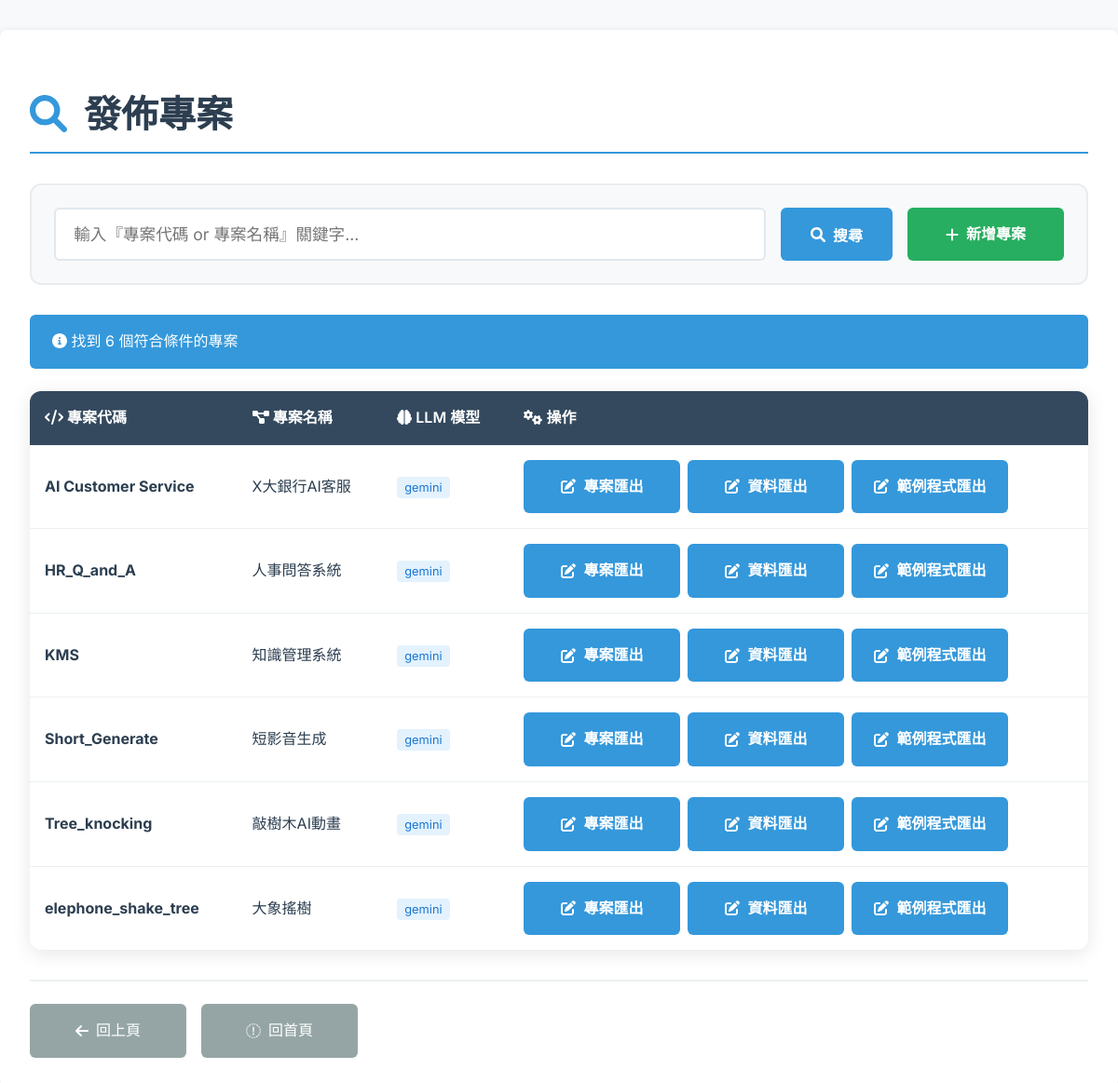
The app's page /project/publish/ (signed in) with its own data.
### projects/models.py (models this page shows, shortened)
class LLMProject(models.Model):
    project_code = models.CharField("專案代碼",max_length=20, unique=True, null=True, blank=True)
    name = models.CharField("專案名稱", max_length=100)
    description = models.TextField("說明",blank=True, null=True)
    llm_model = models.CharField(
        "LLM 模型",
        max_length=50,
        choices=[
            ("gemini", "Gemini"),
            ("gpt-5", "GPT‑5"),
            ("gpt-4o", "GPT‑4o"),
            ("local", "Llama"),
        ],
    )
    embedding_engine = models.CharField(
        "向量化引擎",
        max_length=50,
        choices=[
            ("text-embedding-3-large", "OpenAI text-embedding-3-large"),
            ("bge-large", "BGE Large"),
            ("cohere-v3", "Cohere embed-english-v3"),
        ],
        null=True,
        blank=True,
    )
    role_prompt = models.TextField("角色指令定義", blank=True)
    response_template = models.TextField("回應模板配置", blank=True)
    example_prompts = models.TextField("範例提示詞（每行一個）", blank=True)
    created_at = models.DateTimeField(auto_now_add=True)

### projects/views.py (the view)
# urls.py: path("publish/", views.project_publish, name="project_publish"),
@login_required
def project_publish(request):
    q = (request.GET.get("q") or "").strip()
    if q:
        results = (
            LLMProject.objects
            .filter(Q(project_code__icontains=q) | Q(name__icontains=q))
            .order_by("project_code", "name")
        )
    else:
        results = LLMProject.objects.all().order_by("project_code", "name")
    return render(
        request,
        "projects/project_publish.html",
        {"q": q, "results": results},
    )

### templates/projects/project_publish.html (shortened to what this page needs)
{% load static %}
<!DOCTYPE html>
<html lang="zh-Hant">
<head>
    <link rel="stylesheet" href="{% static 'css/projects.css' %}">
</head>
<body>
    <div class="container">
        <h1>
            <i class="fas fa-search" style="color: #3498db; margin-right: 0.5rem;"></i>
            發佈專案
        </h1>
        <form method="get" action="" class="search-form">
            <input type="text" name="q" value="{{ q }}" placeholder="輸入『專案代碼 or 專案名稱』關鍵字..." />
            <button type="submit" class="btn btn-primary">
                <i class="fas fa-search"></i>
                搜尋
            </button>
            <a class="btn btn-success" href="/project/new">
                <i class="fas fa-plus"></i>
                新增專案
            </a>
        </form>
        {% if results %}
            <div class="info">
                <i class="fas fa-info-circle"></i>
                找到 {{ results|length }} 個符合條件的專案
            </div>
            <table>
                <thead>
                    <tr>
                        <th><i class="fas fa-code"></i> 專案代碼</th>
                        <th><i class="fas fa-project-diagram"></i> 專案名稱</th>
                        <th><i class="fas fa-brain"></i> LLM 模型</th>
                        <th><i class="fas fa-cogs"></i> 操作</th>
                    </tr>
                </thead>
                <tbody>
                    {% for item in results %}
                    <tr>
                        <td>
                            <strong>{{ item.project_code }}</strong>
                        </td>
                        <td>{{ item.name }}</td>
                        <td>
                            <span style="background: #e3f2fd; color: #1976d2; padding: 0.25rem 0.5rem; border-radius: 4px; font-size: 0.8rem;">
                                {{ item.llm_model }}
                            </span>
                        </td>
                        <td>
                             <div style="display: flex; gap: 0.5rem; flex-wrap: wrap;">
                                <a class="btn btn-primary" href="{% url 'project_export_project_sql' pk=item.pk %}">
                                    <i class="fas fa-edit"></i>
                                    專案匯出
                                </a>
                                <a class="btn btn-primary" href="{% url 'project_export_sql' pk=item.pk %}">
                                    <i class="fas fa-edit"></i>
                                    資料匯出
                                </a>
                                <a class="btn btn-primary" href="{% url 'project_export_example_html' pk=item.pk %}">
                                    <i class="fas fa-edit"></i>
                                    範例程式匯出
                                </a>
                        </td>
                    </tr>
                    {% endfor %}
                </tbody>
            </table>
        {% endif %}
        <div class="nav-links">
            <a href="javascript:history.back()" class="btn btn-secondary">
                <i class="fas fa-arrow-left"></i>
                回上頁
            </a>
            <a href="/" class="btn btn-secondary">
                <i class="fas fa-menu"></i>
                回首頁
            </a>
        </div>
    </div>
</body>
</html>

### static/css/projects.css (style rules this page uses)
body { font-family: 'Inter', -apple-system, BlinkMacSystemFont, 'Segoe UI', Roboto, sans-serif; background: #f8f9fa; margin: 0; padding: 0; min-height: 100vh; color: #2c3e50; line-height: 1.6; font-size: 16px; }
.container { max-width: 1200px; margin: 0 auto; padding: 2rem; background: white; border-radius: 8px; box-shadow: 0 2px 8px rgba(0, 0, 0, 0.1); margin-top: 2rem; margin-bottom: 2rem; }
h1, h2, h3 { color: #2c3e50; margin-bottom: 1.5rem; font-weight: 600; }
h1 { font-size: 2.5rem; border-bottom: 2px solid #3498db; padding-bottom: 0.5rem; margin-bottom: 2rem; }
form { display: grid; gap: 1.5rem; margin-top: 2rem; }
input, textarea, select { width: 100%; padding: 1rem 1.2rem; border: 2px solid #e1e8ed; border-radius: 6px; font-size: 1.1rem; font-family: inherit; transition: border-color 0.2s ease; background: #fff; box-sizing: border-box; }
.btn { display: inline-flex; align-items: center; justify-content: center; gap: 0.5rem; padding: 1rem 1.5rem; border: none; border-radius: 6px; font-size: 1rem; font-weight: 600; text-decoration: none; cursor: pointer; transition: background-color 0.2s ease; min-width: 120px; }
.btn-primary { background: #3498db; color: white; }
.btn-secondary { background: #95a5a6; color: white; }
.btn-success { background: #27ae60; color: white; }
.search-form { display: flex; gap: 1rem; margin-bottom: 2rem; padding: 1.5rem; background: #f8f9fa; border-radius: 12px; border: 2px solid #e9ecef; }
.search-form input[type="text"] { flex: 1; margin: 0; }
table { width: 100%; border-collapse: collapse; margin-top: 1.5rem; background: white; border-radius: 12px; overflow: hidden; box-shadow: 0 4px 20px rgba(0, 0, 0, 0.1); }
th { background: #34495e; color: white; padding: 1rem; text-align: left; font-weight: 600; font-size: 1rem; }
td { padding: 1rem; border-bottom: 1px solid #ecf0f1; vertical-align: middle; font-size: 1rem; }
tr:last-child td { border-bottom: none; }
.info { background: #3498db; color: white; padding: 1rem 1.5rem; border-radius: 6px; margin: 1rem 0; font-size: 1rem; }
.nav-links { margin-top: 2rem; padding-top: 1.5rem; border-top: 2px solid #ecf0f1; display: flex; gap: 1rem; flex-wrap: wrap; }
.nav-links a { color: white; text-decoration: none; font-weight: 500; transition: color 0.3s ease; }

### records on screen
LLMProject: project_code "AI Customer Service", name "X大銀行AI客服", llm_model "gemini"
LLMProject: project_code "HR_Q_and_A", name "人事問答系統", llm_model "gemini"
LLMProject: project_code "KMS", name "知識管理系統", llm_model "gemini"
LLMProject: project_code "Short_Generate", name "短影音生成", llm_model "gemini"
LLMProject: project_code "Tree_knocking", name "敲樹木AI動畫", llm_model "gemini"
LLMProject: project_code "elephone_shake_tree", name "大象搖樹", llm_model "gemini"

### other values on screen
{{ results|length }} "6"
